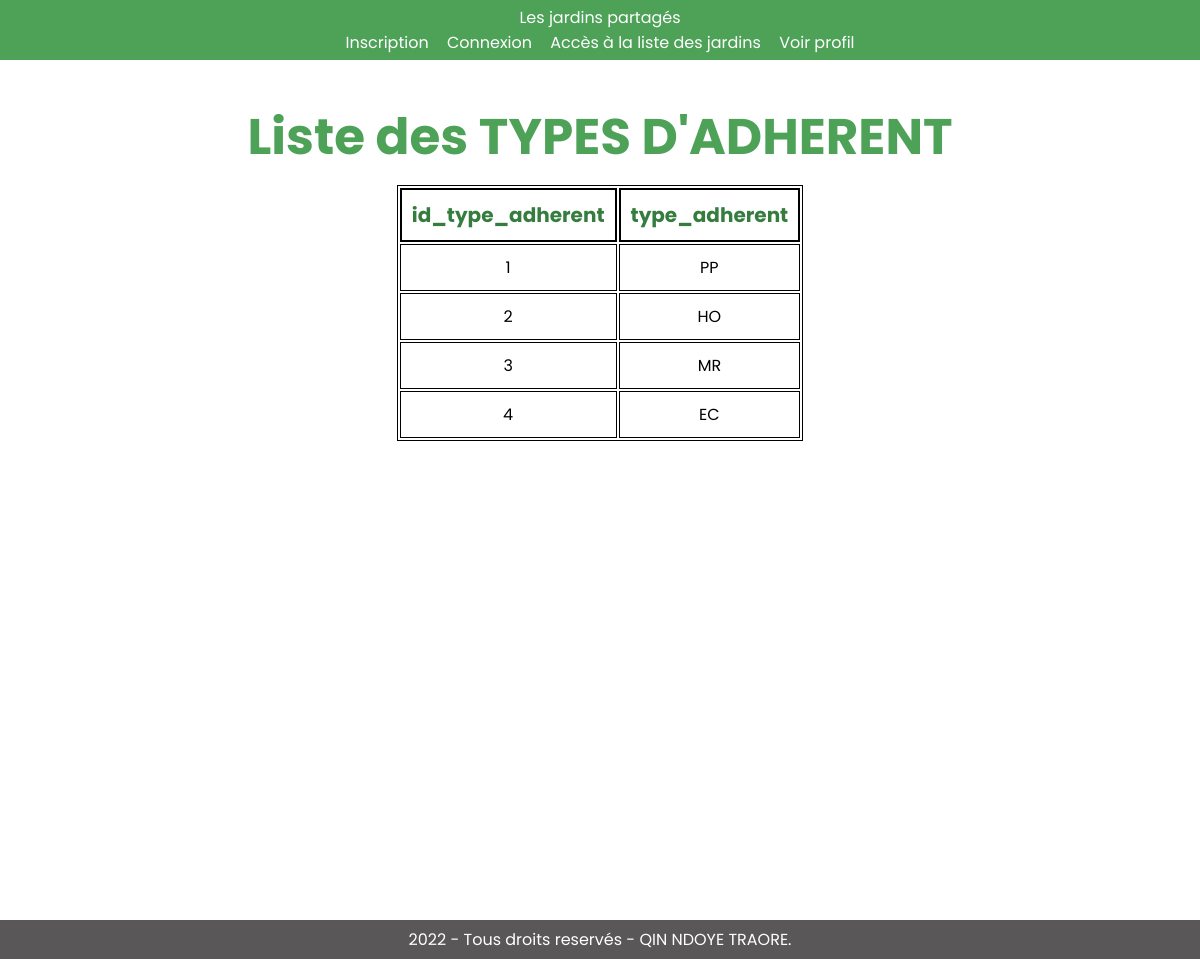
The app's page /admin/afficheTYPE_ADHERENT.php with its own data.
### tables this page shows
CREATE TABLE TYPE_D_ADHERENT(
  id_type_adherent INT PRIMARY KEY AUTO_INCREMENT,
  type_adherent VARCHAR(2)
);

### admin/afficheTYPE_ADHERENT.php (the view, shortened to what this page needs)
<header>
            <div class="conteneur">
                <div>
                    <a href="../index.php">Les jardins partagés</a>
                </div>
                <nav>
                    <a href="../accueil_adh.php?page=inscription">Inscription</a>
                    <a href="../accueil_adh.php?page=connexion">Connexion</a>
                    <a href="../accueil_adh.php?page=liste">Accès à la liste des jardins</a>
                    <a href="../accueil_adh.php?page=profil">Voir profil</a>
                </nav>
            </div>
        </header>
        <section>
            <div class="conteneur">
<?php
require_once("../inc/entete.inc.php");
?>
<h1>Liste des TYPES D'ADHERENT</h1>
<table>
    <tr>
        <th>id_type_adherent</th>
        <th>type_adherent</th>
    </tr>
    <?php
    try {
        $db = connectBD();
        foreach ($db->query('SELECT * from TYPE_D_ADHERENT') as $ligne) {
            echo '<tr>
                <td>' . $ligne['id_type_adherent'] . '</td>
                <td>' . $ligne['type_adherent'] . '</td>';
        }
    } catch (PDOException $e) {
        echo '<div class=erreur> Erreur de connexion à la base de données ! </div>';
        echo  $e->getMessage() . "<br/>";
        die();
    }
    ?>
</table>
<?php require_once('../inc/bas.inc.php'); ?>

### inc/css/style.css (style rules this page uses)
* { margin: 0; font-family: 'Poppins', sans-serif; }
a { text-decoration: none; color: #000; }
h1 { font-size: 50px; text-align: center; color: #4da258; padding: 10px; flex-direction: column; }
.conteneur { margin: 0 auto; }
table { border:1px solid black; position:relative; text-align: center; margin-left: auto; margin-right: auto; }
th { font-size: 20px; color: #357d3f; padding: 10px; border:2px solid black; text-align: center; }
td { border:1px solid rgb(0, 0, 0); text-align: center; padding: 10px; }
header { background: #4da258; padding: 5px; text-align: center; }
header nav { display: inline; }
header a { color: #ffffff; text-decoration: none; padding: 7px; }
section { padding: 30px; min-height: 800px; text-align: center; }
body { background-color:#ffffff; font-family:Verdana,Helvetica,Arial,sans-serif; }

### records on screen
type_d_adherent: id_type_adherent "1", type_adherent "PP"
type_d_adherent: id_type_adherent "2", type_adherent "HO"
type_d_adherent: id_type_adherent "3", type_adherent "MR"
type_d_adherent: id_type_adherent "4", type_adherent "EC"
